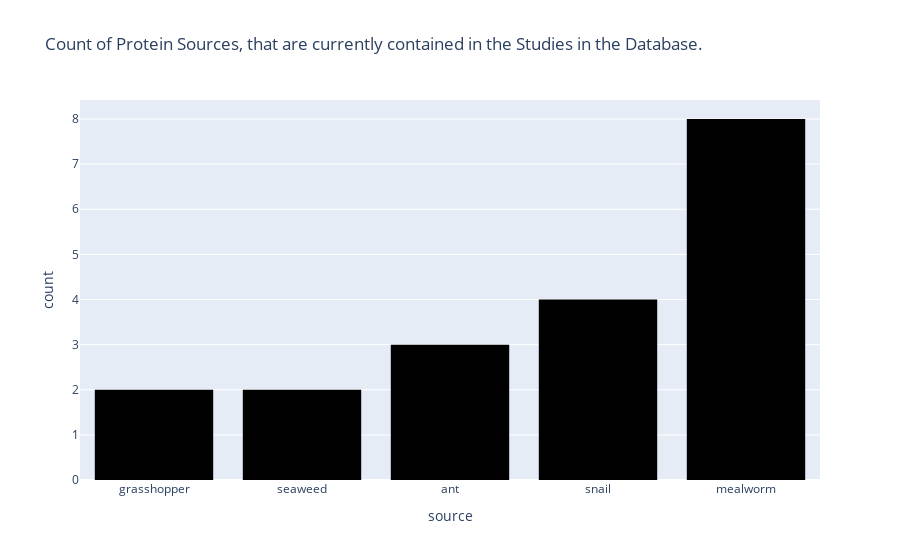

The notebook cell this image was saved under:
### Markdown cell above
### Countplot of all protein sources in plotly

### Code cell
fig = px.histogram(df_studies,
                 x = df_studies.index, 
                   color_discrete_sequence=oslo_rgb,

                  title = ('Count of Protein Sources, that are currently contained in the Studies in the Database.')
                  )
fig.update_layout(xaxis={'categoryorder':'total ascending'})
fig.show()
# fig.write_html("CountStudySources3.html")

### Figure 1 — Plotly figure (JSON) as saved in the notebook; plotly's stock layout.template omitted (floating-point values rounded to 4 significant figures)
{"data": [{"alignmentgroup": "True", "bingroup": "x", "hovertemplate": "source=%{x}<br>count=%{y}<extra></extra>", "legendgroup": "", "marker": {"color": "rgb(0, 1, 0)", "pattern": {"shape": ""}}, "name": "", "offsetgroup": "", "orientation": "v", "showlegend": false, "type": "histogram", "x": ["mealworm", "mealworm", "mealworm", "mealworm", "mealworm", "mealworm", "mealworm", "mealworm", "grasshopper", "grasshopper", "snail", "snail", "snail", "snail", "ant", "ant", "ant", "seaweed", "seaweed"], "xaxis": "x", "yaxis": "y"}], "layout": {"barmode": "relative", "legend": {"tracegroupgap": 0}, "title": {"text": "Count of Protein Sources, that are currently contained in the Studies in the Database."}, "xaxis": {"anchor": "y", "categoryorder": "total ascending", "domain": [0, 1], "title": {"text": "source"}}, "yaxis": {"anchor": "x", "domain": [0, 1], "title": {"text": "count"}}}}
